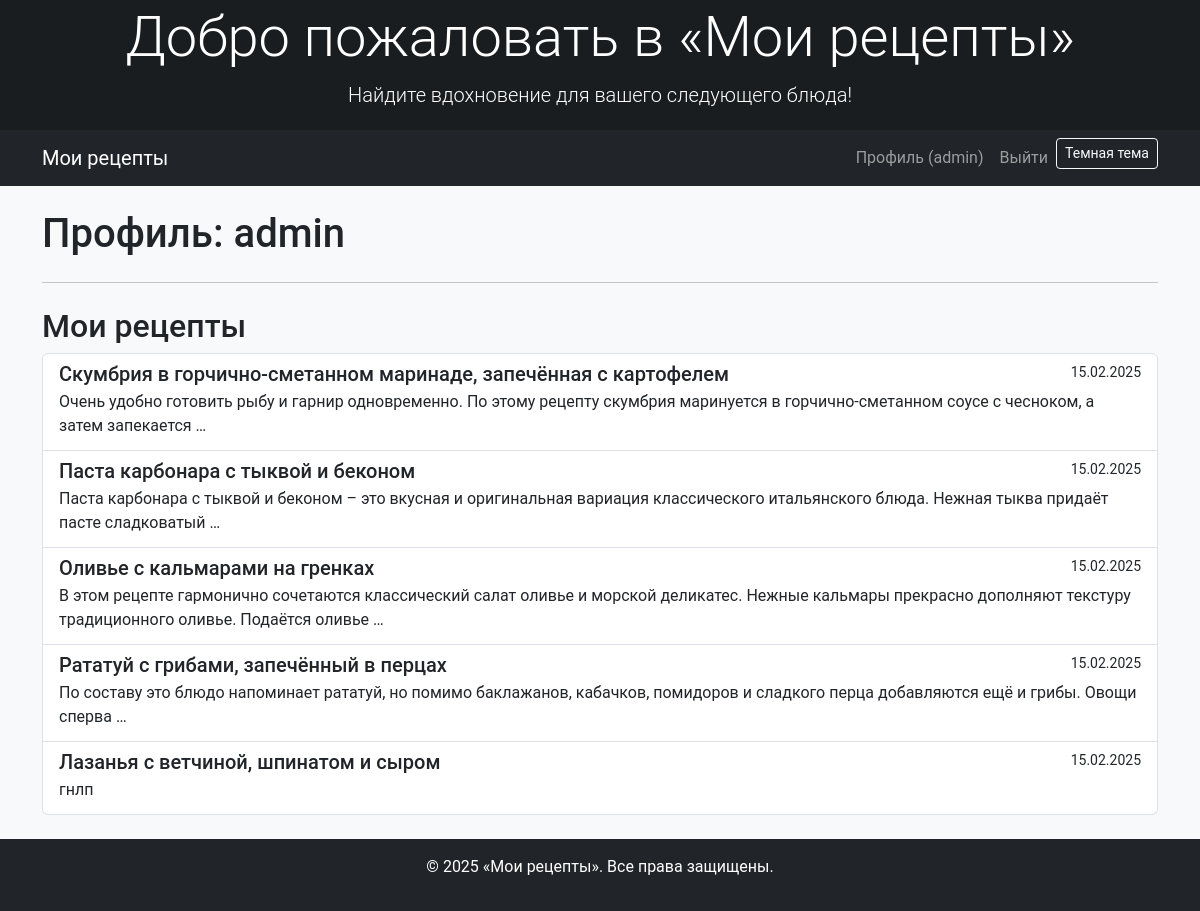
/profile/ (signed in), run on the app's committed database.
### recipes/models.py (models this page shows, shortened)
class Recipe(models.Model):
    title = models.CharField(max_length=200)                   # Название рецепта
    description = models.TextField()                            # Описание рецепта
    ingredients = models.TextField(blank=True, verbose_name="Ингредиенты")
    steps = models.TextField()                                # Шаги приготовления
    cooking_time = models.PositiveIntegerField(help_text="Время в минутах")  # Время готовки
    image = models.ImageField(upload_to="recipe_images/", blank=True, null=True)  # Изображение (опционально)
    author = models.ForeignKey(User, on_delete=models.CASCADE)  # Автор рецепта (удаляется при удалении пользователя)
    category = models.ForeignKey(Category, on_delete=models.SET_NULL, null=True, blank=True)  # Категория (может быть пустой)
    likes = models.ManyToManyField(User, related_name="liked_recipes", blank=True)  # Лайки от пользователей
    created_at = models.DateTimeField(auto_now_add=True)      # Дата создания (автоматически)

### recipes/views.py (the view)
# urls.py: path("profile/", views.profile, name="profile"),                    # Страница профиля
@login_required
def profile(request):
    user_recipes = Recipe.objects.filter(author=request.user)  # Рецепты текущего пользователя
    return render(request, "recipes/profile.html", {"user_recipes": user_recipes})

### recipes/templates/recipes/profile.html (shortened to what this page needs)
{% extends 'base.html' %}
{% block content %}
<div class="row">
  <div class="col-md-12">
    <h1 class="mb-4">Профиль: {{ user.username }}</h1>
    <hr>
    <h2 class="mt-4">Мои рецепты</h2>
    {% if user_recipes %}
      <div class="list-group">
        {% for recipe in user_recipes %}
          <a href="{% url 'recipe_detail' recipe.id %}" class="list-group-item list-group-item-action">
            <div class="d-flex w-100 justify-content-between">
              <h5 class="mb-1">{{ recipe.title }}</h5>
              <small>{{ recipe.created_at|date:"d.m.Y" }}</small>
            </div>
            <p class="mb-1">{{ recipe.description|truncatewords:20 }}</p>
          </a>
        {% endfor %}
      </div>
    {% else %}
      <p class="alert alert-info">Вы еще не добавили рецептов.
        <a href="{% url 'add_recipe' %}">Добавить первый рецепт</a></p>
    {% endif %}
  </div>
</div>
{% endblock %}

### recipes/templates/base.html (shortened to what this page needs)
{% load static %}
<!DOCTYPE html>
<html lang="ru">
<head>
    <link href="https://cdn.jsdelivr.net/npm/bootstrap@5.3.0/dist/css/bootstrap.min.css" rel="stylesheet">
    <link rel="stylesheet" href="{% static 'css/styles.css' %}">
</head>
<body>
    <header class="site-header text-white text-center" style="background: #343a40; padding: 50px 0;">
        <div class="overlay"></div>
        <div class="header-content" style="position: relative;">
            <h1 class="display-4">Добро пожаловать в «Мои рецепты»</h1>
            <p class="lead">Найдите вдохновение для вашего следующего блюда!</p>
        </div>
    </header>
    <nav class="navbar navbar-expand-lg navbar-dark bg-dark">
        <div class="container">
            <a class="navbar-brand" href="{% url 'recipe_list' %}">Мои рецепты</a>
            <div class="collapse navbar-collapse" id="navbarNav">
                <ul class="navbar-nav ms-auto">
                    {% if user.is_authenticated %}
                        <li class="nav-item">
                            <a class="nav-link" href="{% url 'profile' %}">Профиль ({{ user.username }})</a>
                        </li>
                        <li class="nav-item">
                            <a class="nav-link" href="{% url 'logout' %}">Выйти</a>
                        </li>
                    {% endif %}
                    <li class="nav-item">
                        <button id="themeToggle" class="btn btn-sm btn-outline-light">Темная тема</button>
                    </li>
                </ul>
            </div>
        </div>
    </nav>
    <div class="container mt-4">
        {% block content %}{% endblock %}
    </div>
    <footer class="bg-dark text-white text-center py-3 mt-4">
        <div class="container">
            <p>© 2025 «Мои рецепты». Все права защищены.</p>
        </div>
    </footer>
</body>
</html>

### static/css/styles.css (style rules this page uses)
body { background-color: #f8f9fa; font-family: 'Roboto', sans-serif; }
.site-header { position: relative; background: url('/static/images/header-bg.jpg') no-repeat center center/cover; height: 130px; display: flex; align-items: center; justify-content: center; }
.site-header .overlay { position: absolute; top: 0; left: 0; right: 0; bottom: 0; background-color: rgba(0, 0, 0, 0.5); }
.site-header .header-content { position: relative; z-index: 2; }

### data on the page
Recipe: title "Скумбрия в горчично-сметанном маринаде, запечённая с картофелем", created_at "15.02.2025", description "Очень удобно готовить рыбу и гарнир одновременно. По этому рецепту скумбрия маринуется в горчично-сметанном соусе с чесноком, а затем запекается …"
Recipe: title "Паста карбонара с тыквой и беконом", created_at "15.02.2025", description "Паста карбонара с тыквой и беконом – это вкусная и оригинальная вариация классического итальянского блюда. Нежная тыква придаёт пасте сладковатый …"
Recipe: title "Оливье с кальмарами на гренках", created_at "15.02.2025", description "В этом рецепте гармонично сочетаются классический салат оливье и морской деликатес. Нежные кальмары прекрасно дополняют текстуру традиционного оливье. Подаётся оливье …"
Recipe: title "Рататуй с грибами, запечённый в перцах", created_at "15.02.2025", description "По составу это блюдо напоминает рататуй, но помимо баклажанов, кабачков, помидоров и сладкого перца добавляются ещё и грибы. Овощи сперва …"
Recipe: title "Лазанья с ветчиной, шпинатом и сыром", created_at "15.02.2025", description "гнлп"

### other printed values
{{ user.username }} "admin"
